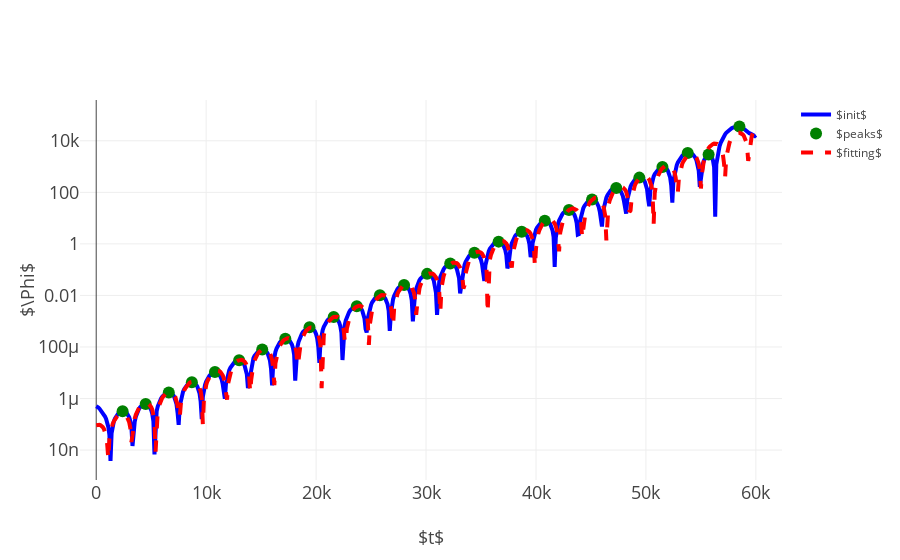

Notebook code cell kept with this figure:
### Code cell
itg.calc_gamma_chi0(dd, 0.4, 0.8, 0.0, oo={'t_start': 0.0, 't_end': 6e4})

### Figure 1 — Plotly figure (JSON) as saved in the notebook; plotly's stock layout.template omitted (floating-point values rounded to 4 significant figures; data arrays with more than 128 entries replaced by an {"elided": "..."} marker saying what was removed)
{"data": [{"line": {"color": "blue", "width": 4}, "marker": {"color": "blue", "size": 12}, "mode": "lines", "name": "$init$", "type": "scatter", "uid": "a11552e5-9b92-479d-aee3-6ba30327c1eb", "x": {"elided": "601 int values"}, "y": {"elided": "601 float values"}}, {"line": {"color": "green", "width": 4}, "marker": {"color": "green", "size": 12}, "mode": "markers", "name": "$peaks$", "type": "scatter", "uid": "dc3a448e-5ffb-4303-9f1a-024d81bd6a83", "x": [2400, 4500, 6600, 8700, 10800, 13000, 15100, 17200, 19400, 21600, 23700, 25800, 28000, 30100, 32200, 34400, 36600, 38700, 40800, 43000, 45100, 47300, 49400, 51500, 53800, 55700, 58500], "y": [3.209e-07, 6.182e-07, 1.704e-06, 4.321e-06, 1.061e-05, 3.028e-05, 8.017e-05, 0.0002077, 0.0005785, 0.001466, 0.003826, 0.01015, 0.02557, 0.06866, 0.1727, 0.4528, 1.224, 2.978, 7.978, 20.76, 52.59, 147.5, 373.0, 959.8, 3385.0, 2931.0, 35930.0]}, {"line": {"color": "red", "dash": "dash", "width": 4}, "marker": {"color": "red", "size": 12}, "mode": "lines", "name": "$fitting$", "type": "scatter", "uid": "e7372195-3519-42b9-9bbd-bb0b30c21bae", "x": {"elided": "601 int values"}, "y": {"elided": "601 float values"}}], "layout": {"title": {"font": {"size": 18}, "text": ""}, "xaxis": {"tickfont": {"size": 18}, "title": {"font": {"size": 18}, "text": "$t$"}}, "yaxis": {"tickfont": {"size": 18}, "title": {"font": {"size": 18}, "text": "$\\Phi$"}, "type": "log"}}}
